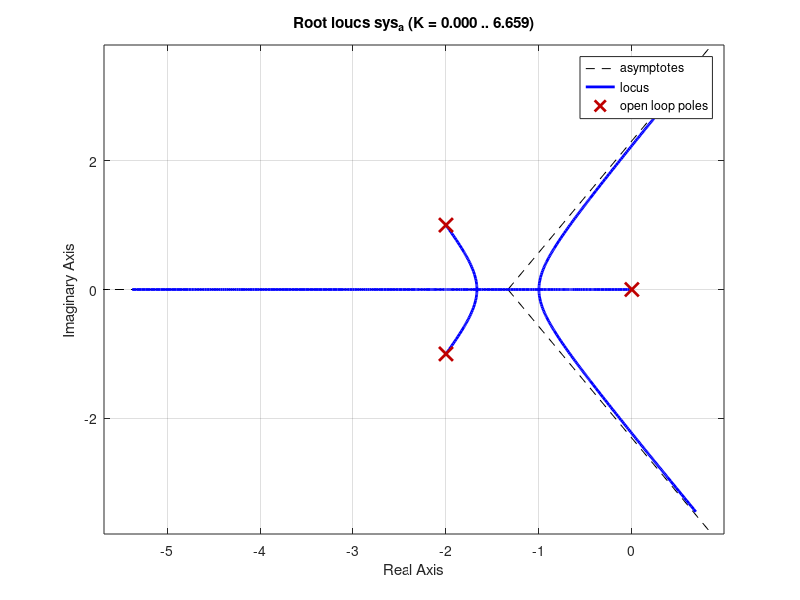
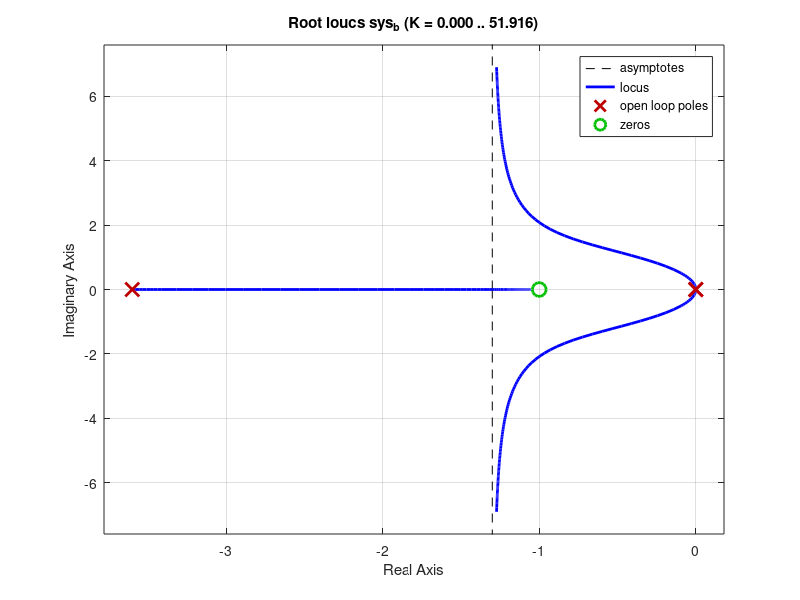
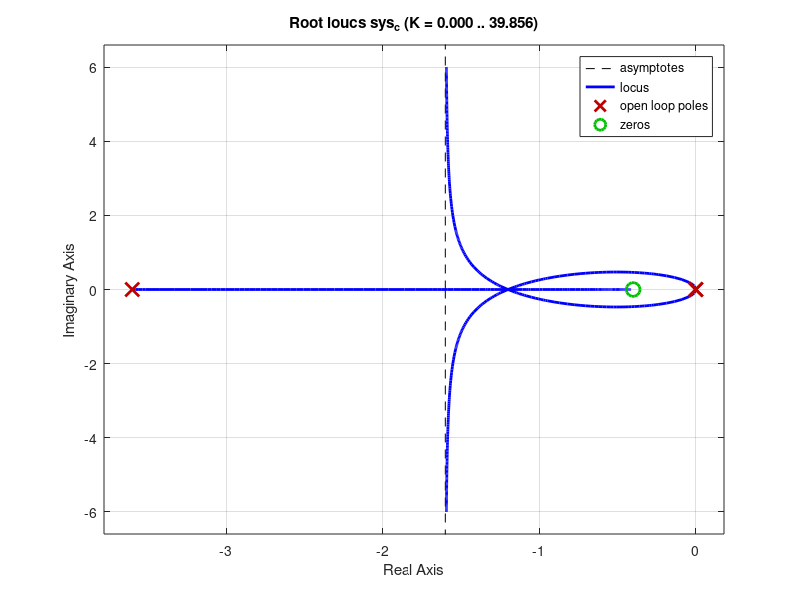
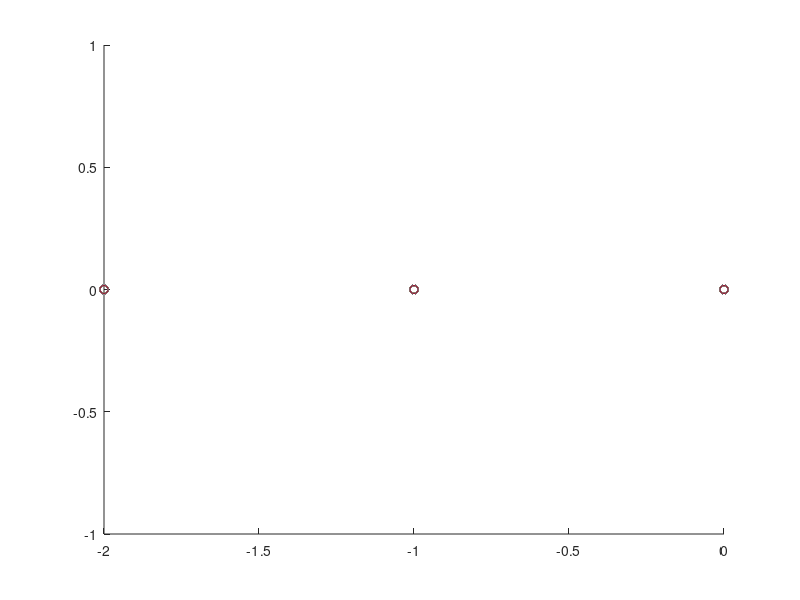

These figures' MATLAB source, in order:
%----------------------------------------------------------%
%--------------Part a------------------------------------%
sys_a_closed = tf(10, [1 4 5 10]);
sys_a = feedback(sys_a_closed, -1);
figure
rlocus(sys_a)

%----------------------------------------------------------%
%--------------Part b------------------------------------%
sys_b = tf([1 1], conv([1 0 0], [1 3.6]));
figure
rlocus(sys_b)

%----------------------------------------------------------%
%--------------Part c------------------------------------%
sys_c = tf([1 0.4], conv([1 0 0], [1 3.6]));
figure 
rlocus(sys_c)

%----------------------------------------------------------%
%--------------Part d------------------------------------%
figure
hold on
for p=linspace(0, 1000, 1001)
        plot(pole(tf([1 p], [1 3 2 0])), [0 0 0], 'o')
end
hold off